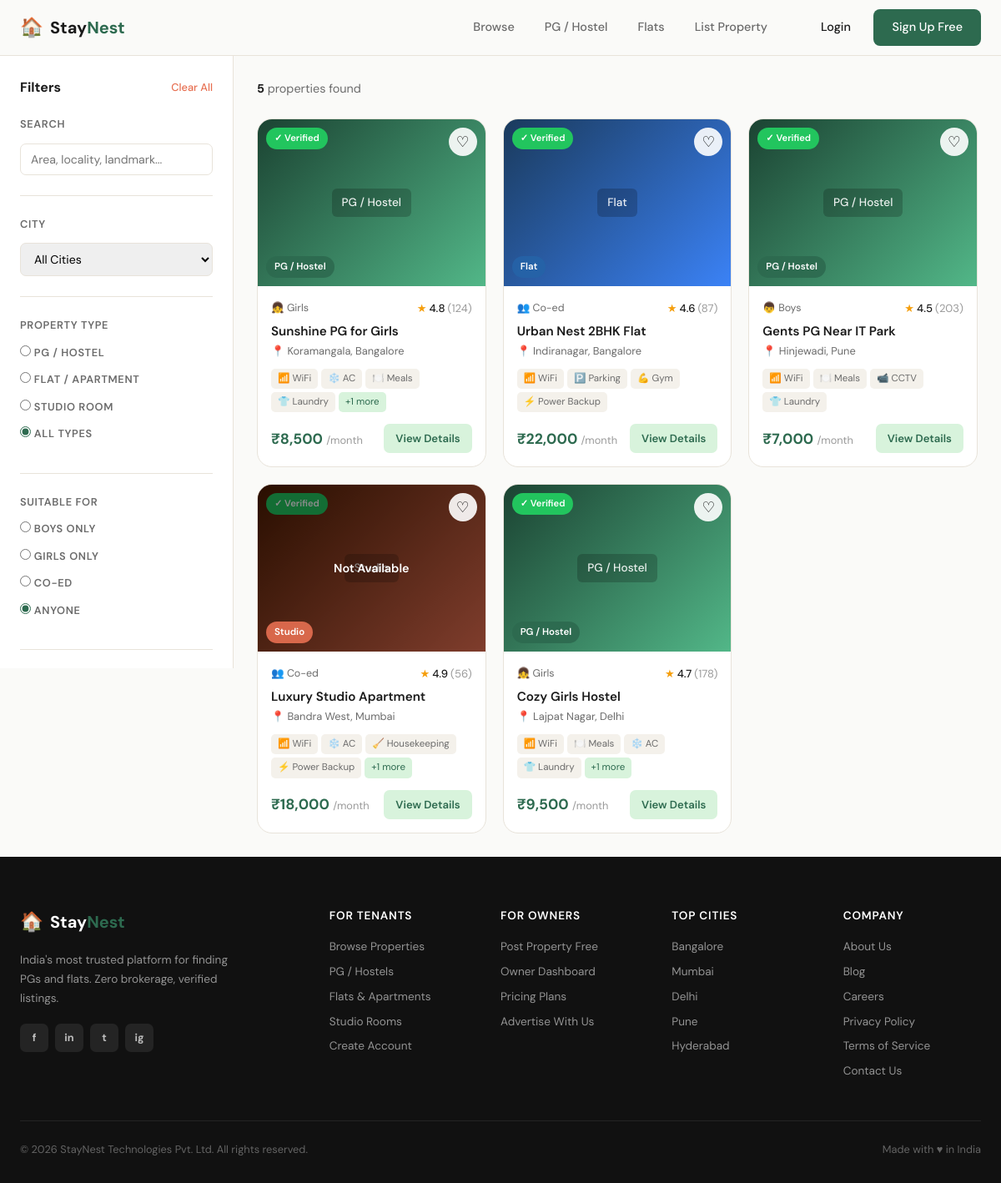
Screenshot of /listings.php with the database file from the repository.
### tables this page shows
CREATE TABLE properties (
  id          INT AUTO_INCREMENT PRIMARY KEY,
  title       VARCHAR(200) NOT NULL,
  type        ENUM('pg','flat','studio') NOT NULL,
  gender      ENUM('male','female','coed') DEFAULT 'coed',
  city        VARCHAR(100) NOT NULL,
  area        VARCHAR(150) NOT NULL,
  address     TEXT,
  price       INT NOT NULL,
  description TEXT,
  beds        TINYINT DEFAULT 1,
  baths       TINYINT DEFAULT 1,
  furnished   ENUM('Fully Furnished','Semi Furnished','Unfurnished') DEFAULT 'Fully Furnished',
  amenities   JSON,
  verified    TINYINT(1) DEFAULT 0,
  available   TINYINT(1) DEFAULT 1,
  rating      DECIMAL(2,1) DEFAULT 0.0,
  reviews     INT DEFAULT 0,
  owner_id    INT,
  views       INT DEFAULT 0,
  created_at  DATETIME DEFAULT CURRENT_TIMESTAMP,
  FOREIGN KEY (owner_id) REFERENCES users(id) ON DELETE SET NULL
);

### includes/functions.php (called while the page is built, shortened)
<?php
function getProperties($filters = [], $limit = 100) {
    $db = getDB();
    $sql = "SELECT * FROM properties WHERE 1=1";
    $params = [];
    $types = '';
    $sql .= " LIMIT ?"; $params[] = (int)$limit; $types .= 'i';
    $stmt = $db->prepare($sql);
    if ($params) $stmt->bind_param($types, ...$params);
    $stmt->execute();
    return $stmt->get_result()->fetch_all(MYSQLI_ASSOC);
}
function amenityIcon($a) {
    $icons = ['WiFi'=>'📶','AC'=>'❄️','Meals'=>'🍽️','Laundry'=>'👕','CCTV'=>'📹','Parking'=>'🅿️','Gym'=>'💪','Power Backup'=>'⚡','Housekeeping'=>'🧹'];
    return $icons[$a] ?? '✓';
}
?>

### includes/property-card.php (the view, shortened to what this page needs)
<?php
$amenities = is_string($p['amenities']) ? json_decode($p['amenities'], true) : $p['amenities'];
$amenities = $amenities ?? [];
$typeColors = ['pg'=>'type-pg','flat'=>'type-flat','studio'=>'type-studio'];
$typeLabels = ['pg'=>'PG / Hostel','flat'=>'Flat','studio'=>'Studio'];
$genderIcons = ['male'=>'👦 Boys','female'=>'👧 Girls','coed'=>'👥 Co-ed'];
?>
<div class="property-card" data-type="<?= $p['type'] ?>">
  <div class="card-image">
    <div class="card-img-placeholder <?= $p['type'] ?>-img">
      <div class="img-overlay-content">
        <span><?= $typeLabels[$p['type']] ?? ucfirst($p['type']) ?></span>
      </div>
    </div>
    <?php if ($p['verified']): ?>
    <span class="badge-verified">✓ Verified</span>
    <?php endif; ?>
    <?php if (!$p['available']): ?>
    <div class="badge-unavailable">Not Available</div>
    <?php endif; ?>
    <span class="badge-type <?= $typeColors[$p['type']] ?? '' ?>"><?= $typeLabels[$p['type']] ?? ucfirst($p['type']) ?></span>
    <button class="btn-wishlist" data-id="<?= $p['id'] ?>" title="Save">♡</button>
  </div>
  <div class="card-body">
    <div class="card-meta">
      <span class="gender-tag"><?= $genderIcons[$p['gender']] ?? '' ?></span>
      <div class="rating">
        <span class="star">★</span>
        <span><?= number_format($p['rating'], 1) ?></span>
        <span class="review-count">(<?= $p['reviews'] ?>)</span>
      </div>
    </div>
    <h3 class="card-title"><a href="property.php?id=<?= $p['id'] ?>"><?= htmlspecialchars($p['title']) ?></a></h3>
    <p class="card-location">📍 <?= htmlspecialchars($p['area']) ?>, <?= htmlspecialchars($p['city']) ?></p>
    <div class="card-amenities">
      <?php foreach (array_slice($amenities, 0, 4) as $a): ?>
      <span class="amenity-tag"><?= amenityIcon($a) ?> <?= htmlspecialchars($a) ?></span>
      <?php endforeach; ?>
      <?php if (count($amenities) > 4): ?>
      <span class="amenity-tag more">+<?= count($amenities)-4 ?> more</span>
      <?php endif; ?>
    </div>
    <div class="card-footer">
      <div class="card-price">
        <span class="price-amount">₹<?= number_format($p['price']) ?></span>
        <span class="price-period">/month</span>
      </div>
      <a href="property.php?id=<?= $p['id'] ?>" class="btn-view">View Details</a>
    </div>
  </div>
</div>

### listings.php (shortened to what this page needs)
<?php
require_once 'includes/functions.php';
$filters = [
    'city'   => $_GET['city']   ?? '',
    'type'   => $_GET['type']   ?? '',
    'gender' => $_GET['gender'] ?? '',
    'budget' => $_GET['budget'] ?? '',
    'search' => $_GET['search'] ?? '',
];
$page = max(1, (int)($_GET['page'] ?? 1));
$perPage = 9;
$allProperties = getProperties($filters, 100);
$total = count($allProperties);
$properties = array_slice($allProperties, ($page-1)*$perPage, $perPage);
?>
<!DOCTYPE html>
<html lang="en">
<head>
<link rel="stylesheet" href="assets/css/style.css">
</head>
<body>
<?php include 'includes/header.php'; ?>
<div class="listings-page">
  <aside class="filters-sidebar" id="filters-sidebar">
    <div class="filters-header">
      <h2>Filters</h2>
      <a href="listings.php" class="clear-filters">Clear All</a>
    </div>
    <form method="GET" action="listings.php" id="filter-form">
      <div class="filter-group">
        <label>Search</label>
        <input type="text" name="search" placeholder="Area, locality, landmark..." value="<?= htmlspecialchars($filters['search']) ?>">
      </div>
      <div class="filter-group">
        <label>City</label>
        <select name="city">
          <option value="">All Cities</option>
        </select>
      </div>
      <div class="filter-group">
        <label>Property Type</label>
        <?php foreach (['pg'=>'PG / Hostel','flat'=>'Flat / Apartment','studio'=>'Studio Room'] as $val=>$lbl): ?>
        <label class="checkbox-label">
          <input type="radio" name="type" value="<?= $val ?>" <?= $filters['type']===$val?'checked':'' ?>>
          <?= $lbl ?>
        </label>
        <?php endforeach; ?>
        <label class="checkbox-label">
          <input type="radio" name="type" value="" <?= $filters['type']===''?'checked':'' ?>> All Types
        </label>
      </div>
      <div class="filter-group">
        <label>Suitable For</label>
        <?php foreach (['male'=>'Boys Only','female'=>'Girls Only','coed'=>'Co-ed'] as $val=>$lbl): ?>
        <label class="checkbox-label">
          <input type="radio" name="gender" value="<?= $val ?>" <?= $filters['gender']===$val?'checked':'' ?>>
          <?= $lbl ?>
        </label>
        <?php endforeach; ?>
        <label class="checkbox-label">
          <input type="radio" name="gender" value="" <?= $filters['gender']===''?'checked':'' ?>> Anyone
        </label>
      </div>
    </form>
  </aside>
  <main class="listings-main">
    <div class="listings-topbar">
      <div class="results-count">
        <strong><?= $total ?></strong> properties found
      </div>
    </div>
    <?php if (empty($properties)): ?>
    <div class="no-results">
      <div class="no-results-icon">🔍</div>
      <h3>No properties found</h3>
      <p>Try adjusting your filters or search in a different area.</p>
      <a href="listings.php" class="btn-primary">Clear Filters</a>
    </div>
    <?php else: ?>
    <div class="properties-grid">
      <?php foreach ($properties as $p): ?>
      <?php include 'includes/property-card.php'; ?>
      <?php endforeach; ?>
    </div>
    <?php endif; ?>
  </main>
</div>
<?php include 'includes/footer.php'; ?>
</body>
</html>

### rows the page displays
properties: type "PG / Hostel", verified "✓ Verified", gender "👧 Girls", rating "4.8", reviews "124", title "Sunshine PG for Girls", area "Koramangala", city "Bangalore", a "📶", a "WiFi", a "❄️", a "AC", a "🍽️", a "Meals", a "👕", a "Laundry", price "8,500"
properties: type "Flat", verified "✓ Verified", gender "👥 Co-ed", rating "4.6", reviews "87", title "Urban Nest 2BHK Flat", area "Indiranagar", city "Bangalore", a "📶", a "WiFi", a "🅿️", a "Parking", a "💪", a "Gym", a "⚡", a "Power Backup", price "22,000"
properties: type "PG / Hostel", verified "✓ Verified", gender "👦 Boys", rating "4.5", reviews "203", title "Gents PG Near IT Park", area "Hinjewadi", city "Pune", a "📶", a "WiFi", a "🍽️", a "Meals", a "📹", a "CCTV", a "👕", a "Laundry", price "7,000"
properties: type "Studio", verified "✓ Verified", available "Not Available", gender "👥 Co-ed", rating "4.9", reviews "56", title "Luxury Studio Apartment", area "Bandra West", city "Mumbai", a "📶", a "WiFi", a "❄️", a "AC", a "🧹", a "Housekeeping", a "⚡", a "Power Backup", price "18,000"
properties: type "PG / Hostel", verified "✓ Verified", gender "👧 Girls", rating "4.7", reviews "178", title "Cozy Girls Hostel", area "Lajpat Nagar", city "Delhi", a "📶", a "WiFi", a "🍽️", a "Meals", a "❄️", a "AC", a "👕", a "Laundry", price "9,500"

### other values shown
$lbl "PG / HOSTEL"
$lbl "FLAT / APARTMENT"
$lbl "STUDIO ROOM"
$lbl "BOYS ONLY"
$lbl "GIRLS ONLY"
$lbl "CO-ED"
$total "5"
